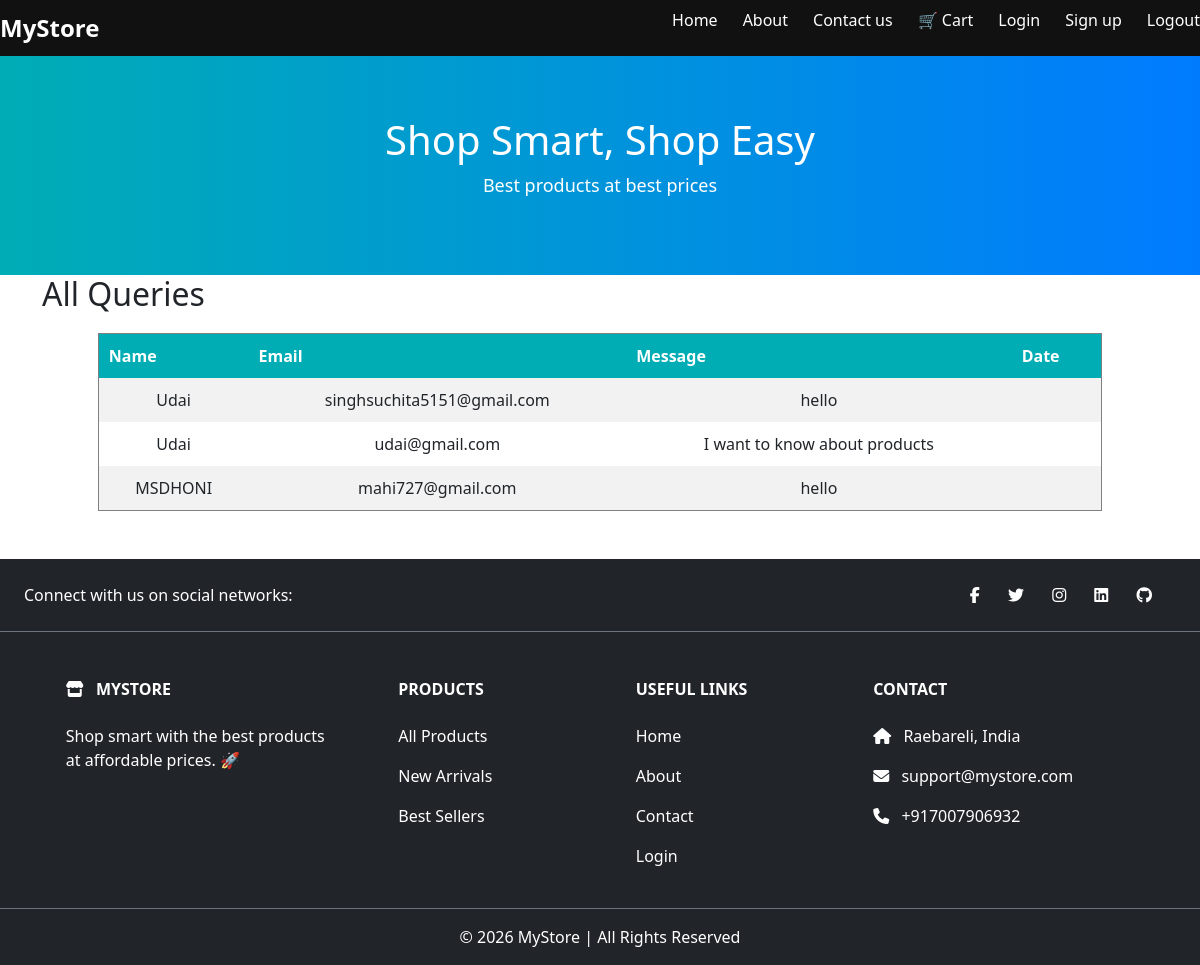
Screenshot of /queries/ (signed in) with the database file from the repository.
### store/models.py (models this page shows, shortened)
class Contact(models.Model):
    name = models.CharField(max_length=100)
    email = models.EmailField()
    message = models.TextField()

### store/views.py (the view)
# urls.py: path('queries/', views.queries, name='queries'),
@login_required(login_url='login')
def queries(request):
    data = Contact.objects.all()
    return render(request, 'queries.html', {'data': data})

### store/templates/queries.html
{% extends 'base.html' %}
{% block content %}
<h2>All Queries</h2>
<table border="1" cellpadding="10">
    <tr>
        <th>Name</th>
        <th>Email</th>
        <th>Message</th>
        <th>Date</th>
    </tr>
    {% for q in data %}
    <tr>
        <td>{{ q.name }}</td>
        <td>{{ q.email }}</td>
        <td>{{ q.message }}</td>
        <td>{{ q.created_at }}</td>
    </tr>
    {% endfor %}
</table>
{% endblock %}

### store/static/style.css (style rules this page uses)
body { margin: 0; font-family: 'Segoe UI', sans-serif; background: #f5f7fa; }
table { width: 90%; margin: 20px auto; border-collapse: collapse; background: white; }
th { background: #00adb5; color: white; padding: 10px; }
td { padding: 10px; text-align: center; }
tr:nth-child(even) { background: #f2f2f2; }

### rows the page displays
Contact: name "Udai", email "singhsuchita5151@gmail.com", message "hello"
Contact: name "Udai", email "udai@gmail.com", message "I want to know about products"
Contact: name "MSDHONI", email "mahi727@gmail.com", message "hello"
